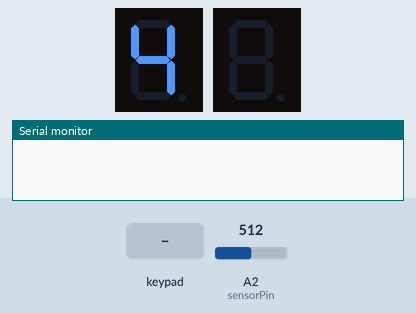
Simulated run of this sketch. Board: Arduino Mega 2560, built with avr-gcc and run on an emulated ATmega2560. On the bench: 2 × 1-digit seven-segment display, the last lines printed to the serial monitor. Inputs (shaded band) come from the test bench; at power-on: A2 (sensorPin) = 512.

Above: at 1.2 s.
1.3 s: keypad keys 1 3 1 2 1 1 1 0 # pressed 0.4 s apart
At 6.9 s:
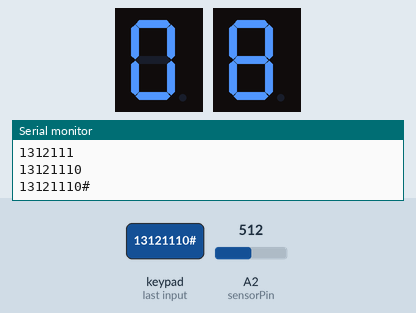
7.0 s: A2 (sensorPin) set to 10
8.5 s: A2 (sensorPin) set to 122
At 9.3 s:
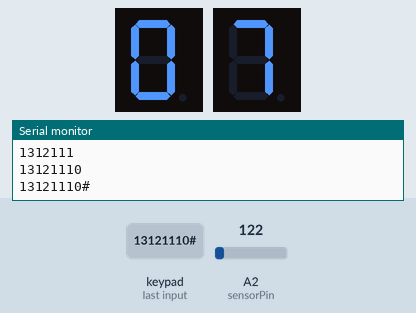
11.0 s: keypad keys 9 8 7 6 # pressed 0.4 s apart
At 16.93 s:
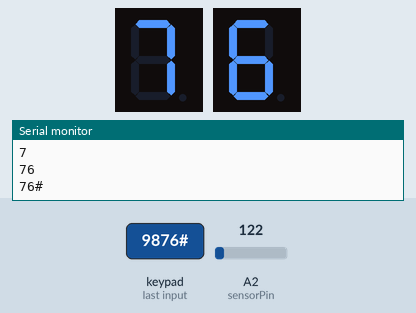
Timing chart, 0 to 17.0 s (numbered marks = the images above; inputs shaded):
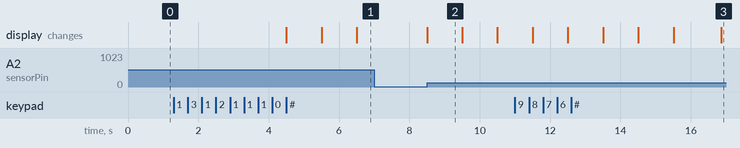

Measured:
- after the input at 1.3 s, the display: first changes after 3.2 s (image 1 shows a later state)
- after the input at 7.0 s, every drawn part: stays the same
- after the input at 8.5 s, the display: changes at once (image 2)
- what the display in image 2 shows lasts 1.0 s, from 8.5 s to 9.5 s

The sketch:

sketch.ino
```cpp
#include <Keypad.h>
#include "SevSeg.h"
SevSeg sevseg1;
SevSeg sevseg2;

// Define the keypad
const byte ROWS = 4; // Four rows
const byte COLS = 4; // Four columns
char keys[ROWS][COLS] = {
  {'1', '2', '3', 'A'},
  {'4', '5', '6', 'B'},
  {'7', '8', '9', 'C'},
  {'*', '0', '#', 'D'}
};
byte rowPins[ROWS] = {13, 12, 11, 10}; // Connect to the row pinouts of the keypad
byte colPins[COLS] = {9, 8, 7, 6}; // Connect to the column pinouts of the keypad
Keypad keypad = Keypad( makeKeymap(keys), rowPins, colPins, ROWS, COLS );

// Define 7-segment display pins
const byte segmentPins1[] = {14, 15, 16, 17, 18, 19, 20, 21}; // A, B, C, D, E, F, G, DP
const byte segmentPins2[] = {23, 25, 27, 29, 31, 33, 35, 37}; // A, B, C, D, E, F, G, DP
const byte digitPins1[] = {A0}; // Anode pins of the 7-segment displays
const byte digitPins2[] = {A1}; // Anode pins of the 7-segment displays
const byte chars[] = {'0', '1', '2', '3', '4', '5', '6', '7', '8', '9', '#'};
const int sensorPin = A2;


// Define the start button pin
//const int startButtonPin = 5;

int digit1 = 0; // First digit of the timer
int digit2 = 0; // Second digit of the timer
bool counting = false;
String input = "";
int timer = 0;
bool isEnoughSun = true;


void setup() {
  // Initialize the displays
  //for (int i = 0; i < 7; i++) {
  //  pinMode(segmentPins[i], OUTPUT);
  //}
  //for (int i = 0; i < 2; i++) {
  //  pinMode(digitPins[i], OUTPUT);
  //}
  Serial.begin(9600);

  byte numDigits = 1;
  //byte digitPins[] = {4}; // Pin number connected to the common pin of the display
  //byte segmentPins[] = {13, 12, 11, 10, 9, 7, 6, 5};
  bool resistorsOnSegments = true;

  byte hardwareConfig = COMMON_ANODE;
  sevseg1.begin(hardwareConfig, numDigits, digitPins1, segmentPins1, resistorsOnSegments);
  sevseg2.begin(hardwareConfig, numDigits, digitPins2, segmentPins2, resistorsOnSegments);
  sevseg1.setBrightness(90);
  sevseg2.setBrightness(90);


  sevseg1.setNumber(4);
  sevseg1.refreshDisplay();


  }

void loop() {

  char key = keypad.getKey();

  if (!counting){
  }

  bool found = false;
  for (int number = 0; number < 11; number++) {
    if (key == chars[number]){
      found = true;
    }
  }

  if (found and !counting and isEnoughSun){
    //Serial.println(input);

    input = input + key;
    Serial.println(input);

    int length = 0;
    for (int i = 0; input[i] != '\0'; i++) {
      length++;
    }

    if (key == '#'){
      if (length > 2){
        digit1 = input[length - 3] - '0';
        digit2 = input[length - 2] - '0';
      }
      if (length == 2){
        digit1 = 0;
        digit2 = input[length - 2] - '0';
      }
      if (length == 1){
        digit1 = 0;
        digit2 = 0;
      }
      timer = digit1 * 10 + digit2;
      input = "";
      counting = true;

    }

  }


  if (counting and isEnoughSun){
    count();
  }


  int sensorReading = analogRead(sensorPin);
  int sunLight = map(sensorReading, 0, 1023, 0, 255);
  if (sunLight < 20){
    isEnoughSun = false;
  }
  else{
    isEnoughSun = true;
  }


}


void count(){
  sevseg1.setNumber(timer / 10);
  sevseg1.refreshDisplay();
  sevseg2.setNumber(timer % 10);
  sevseg2.refreshDisplay();
  timer = timer - 1;
  delay(1000);
  if (timer == -1){
    counting = false;
  }


}
```
